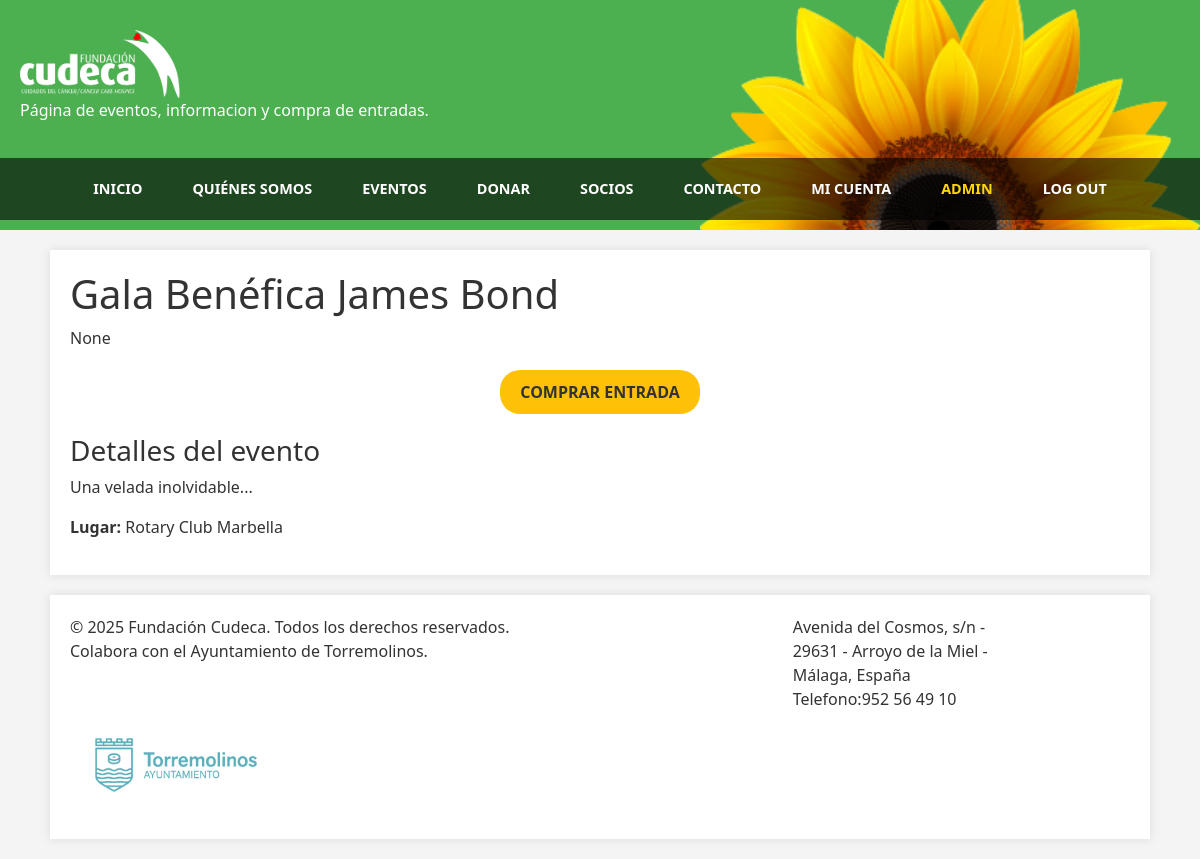
The app's page /evento/1 (signed in) with its own data.
### models.py (models this page shows)
class Evento(db.Model):
    __tablename__ = 'evento'
    id = db.Column(db.Integer, primary_key=True)
    nombre_evento = db.Column(db.String(150))
    localizacion = db.Column(db.String(200))
    fecha = db.Column(db.DateTime)
    informacion = db.Column(db.Text)

### app.py (the view)
@app.route('/evento/<int:id>')
def ver_evento(id):
    evento = Evento.query.get_or_404(id)
    return render_template('ver_evento.html', evento=evento)

### app.py (called while the page is built)
@login_manager.user_loader
def load_user(user_id):
    return Usuario.query.get(int(user_id))

### models.py (called while the page is built)
    @property
    def es_admin(self):
        return self.admin_perfil is not None

### templates/ver_evento.html
{% extends "base.html" %}
{% block content %}
<div class="event-banner">
    <h1>{{ evento.nombre_evento }}</h1>
    <p class="date">{{ evento.fecha }}</p>
</div>
<div style="text-align: center; margin: 20px 0;">
    <a href="{{ url_for('pago_entrada', id_evento=evento.id) }}" class="btn btn-yellow">COMPRAR ENTRADA</a>
</div>
<div class="event-full-details">
    <h3>Detalles del evento</h3>
    <p>{{ evento.informacion }}</p>
    <p><strong>Lugar:</strong> {{ evento.localizacion }}</p>
</div>
{% endblock %}

### static/css/style.css (style rules this page uses)
:root { --primary-green: #4CAF50; --dark-green: #2E7D32; --accent-yellow: #FFC107; --text-color: #333; --bg-light: #f4f4f4; }
body { font-family: 'Segoe UI', Tahoma, Geneva, Verdana, sans-serif; margin: 0; padding: 0; color: var(--text-color); background-color: var(--bg-light); }
.btn { display: inline-block; padding: 10px 20px; border-radius: 20px; text-decoration: none; font-weight: bold; cursor: pointer; border: none; z-index: 10; }
.btn-yellow { background-color: var(--accent-yellow); color: #333; }

### records on screen
Evento: nombre_evento "Gala Benéfica James Bond", fecha "None", informacion "Una velada inolvidable...", localizacion "Rotary Club Marbella"
